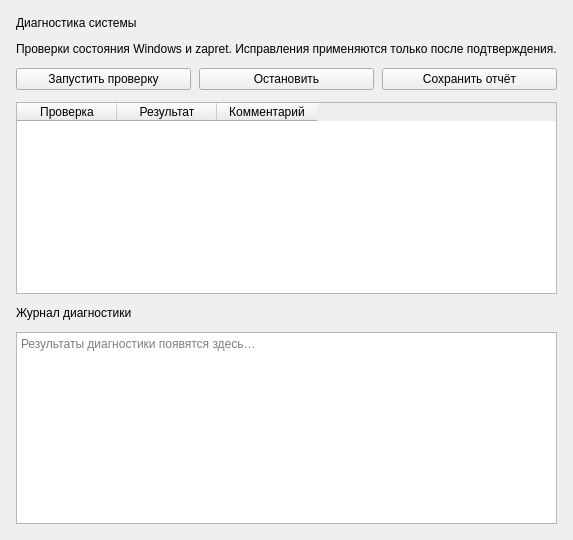
<widget class="QWidget" name="pageDiagnostics"><attribute name="title"><string>Диагностика</string></attribute><layout class="QVBoxLayout" name="diagnosticsLayout"><property name="leftMargin"><number>16</number></property><property name="topMargin"><number>16</number></property><property name="rightMargin"><number>16</number></property><property name="bottomMargin"><number>16</number></property><property name="spacing"><number>12</number></property><item><widget class="QLabel" name="lblDiagnosticsTitle"><property name="text"><string>Диагностика системы</string></property></widget></item><item><widget class="QLabel" name="lblDiagnosticsDescription"><property name="text"><string>Проверки состояния Windows и zapret. Исправления применяются только после подтверждения.</string></property></widget></item><item><widget class="QWidget" name="rowDiagnosticsActions"><layout class="QHBoxLayout" name="rowDiagnosticsActionsLayout"><property name="leftMargin"><number>0</number></property><property name="topMargin"><number>0</number></property><property name="rightMargin"><number>0</number></property><property name="bottomMargin"><number>0</number></property><property name="spacing"><number>8</number></property><item><widget class="QPushButton" name="btnDiagnosticsStart"><property name="text"><string>Запустить проверку</string></property></widget></item><item><widget class="QPushButton" name="btnDiagnosticsStop"><property name="text"><string>Остановить</string></property></widget></item><item><widget class="QPushButton" name="btnDiagnosticsExport"><property name="text"><string>Сохранить отчёт</string></property></widget></item></layout></widget></item><item><widget class="QTableWidget" name="tableDiagnostics"><property name="alternatingRowColors"><bool>true</bool></property><property name="selectionBehavior"><enum>QAbstractItemView::SelectRows</enum></property><property name="editTriggers"><set>QAbstractItemView::NoEditTriggers</set></property><column><property name="text"><string>Проверка</string></property></column><column><property name="text"><string>Результат</string></property></column><column><property name="text"><string>Комментарий</string></property></column></widget></item><item><widget class="QLabel" name="lblDiagnosticsLogHeader"><property name="text"><string>Журнал диагностики</string></property></widget></item><item><widget class="QPlainTextEdit" name="txtDiagnosticsLog"><property name="readOnly"><bool>true</bool></property><property name="placeholderText"><string>Результаты диагностики появятся здесь…</string></property></widget></item></layout></widget>
